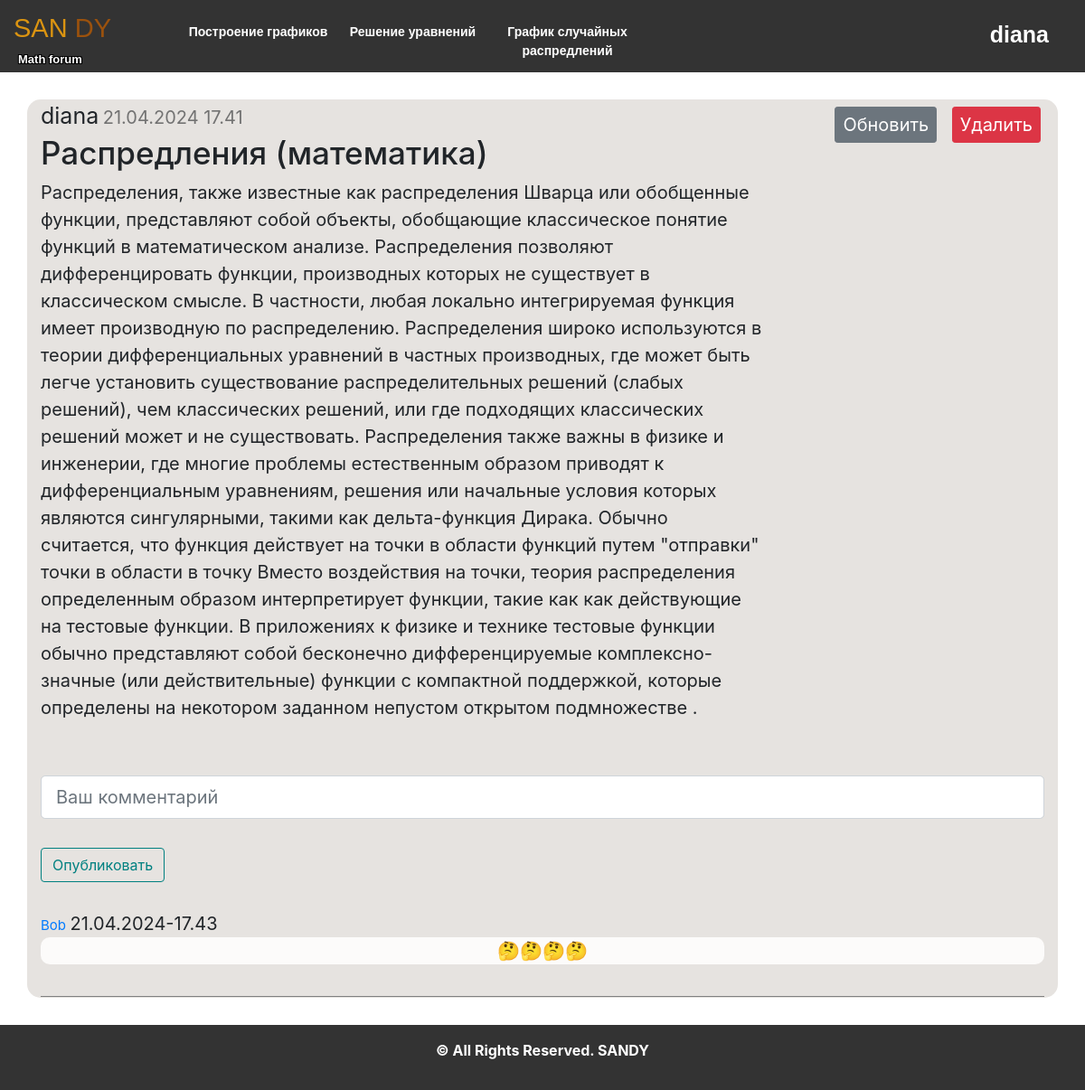
Page /post/1 (signed in) on the committed database.
### data/users.py (models this page shows, shortened)
class User(SqlAlchemyBase, UserMixin, SerializerMixin):
    __tablename__ = 'users'
    id = sqlalchemy.Column(sqlalchemy.Integer, primary_key=True, autoincrement=True)
    username = sqlalchemy.Column(sqlalchemy.String, nullable=True)
    email = sqlalchemy.Column(sqlalchemy.String, index=True, unique=True, nullable=True)
    hashed_password = sqlalchemy.Column(sqlalchemy.String, nullable=True)
    post = orm.relationship("Post", back_populates='user')

### data/post.py (models this page shows, shortened)
class Post(SqlAlchemyBase, SerializerMixin):
    __tablename__ = 'posts'
    id = sqlalchemy.Column(sqlalchemy.Integer, primary_key=True, autoincrement=True)
    team_leader = sqlalchemy.Column(sqlalchemy.Integer, sqlalchemy.ForeignKey("users.id"))
    user = orm.relationship('User')
    title = sqlalchemy.Column(sqlalchemy.String, nullable=True)
    posts = sqlalchemy.Column(sqlalchemy.String, nullable=True)
    views = sqlalchemy.Column(sqlalchemy.Integer, default=0)
    image_post = sqlalchemy.Column(sqlalchemy.String(50), nullable=False, default='default.jpg')
    start_date = sqlalchemy.Column(sqlalchemy.DateTime, default=datetime.datetime.now)

### data/comments.py (models this page shows)
class Comments(SqlAlchemyBase, SerializerMixin):
    __tablename__ = 'comments'
    id = sqlalchemy.Column(sqlalchemy.Integer, primary_key=True, autoincrement=True)
    post_id = sqlalchemy.Column(sqlalchemy.Integer, sqlalchemy.ForeignKey("posts.id"))
    user_id = sqlalchemy.Column(sqlalchemy.Integer, sqlalchemy.ForeignKey("users.id"))
    post = orm.relationship('Post')
    user = orm.relationship('User')
    text_com = sqlalchemy.Column(sqlalchemy.String, nullable=True)
    start_date = sqlalchemy.Column(sqlalchemy.DateTime, default=datetime.datetime.now)

### flask_app.py (the view, shortened to what this page needs)
@app.route('/post/<int:post_id>', methods=['GET', 'POST'])
def look_post(post_id):
    db_sess = db_session.create_session()
    form = Comment()
    comments = db_sess.query(Comments).filter(Comments.post_id == post_id).all()
    post = db_sess.query(Post).filter(Post.id == post_id).first()
    if not post:
        abort(404)
    return render_template('post.html', title=post.title, post=post,
                           form_comment=form, comments=comments) # image_file=image_file,

### forms/post_forms.py
class Comment(FlaskForm):
    text = StringField('Ваш комментарий', validators=[DataRequired()])
    submit = SubmitField('Опубликовать')

### data/db_session.py (called while the page is built)
def create_session() -> Session:
    global __factory
    return __factory()

### flask_app.py (called while the page is built)
@login_manager.user_loader
def load_user(user_id):
    db_sess = db_session.create_session()
    return db_sess.query(User).get(user_id)

### templates/post.html (shortened to what this page needs)
{% extends "base.html" %}
{% block content %}
<form action="" method="post">
<div class="container">
    {% if post.user.id == current_user.id %}
        <div class="right_side">
                        <a class="btn btn-secondary btn-sm m-2"
                           href="{{url_for('edit_post', post_id=post.id)}}">Обновить</a>
                        <a href="{{url_for('delete_post', post_id=post.id)}}"
                           class="btn btn-danger btn-sm m-1"
                           onclick="return confirm('Вы точно хотите удалит этот пост?')">Удалить</a>
        </div>
    {% endif %}
    <div class="ava-time">
        <a id="ava">{{post.user.username}}</a> <a id="time">{{post.start_date.strftime('%d.%m.%Y %H.%M')}}</a>
    </div>
    <center class="text-body">
        <h2 class="article-title" align="left"> {{ post.title|safe }}</h2>
        <p class="article-content" align="left" >{{ post.posts|safe}}</p>
        <img src="{{ url_for('static', filename='img/'  + 'post_images/' + post.image_post) }}" alt=""><br>
    </center>
    <div class="content_comment">
        <form method="POST" action="{{url_for('look_post', post_id=post.id)}}">
            <fieldset class="form-group">
                <div class="form-group">
                    {{ form_comment.text(class="form-control form-control-lg", placeholder="Ваш комментарий") }}
                </div>
            </fieldset>
            <div class="form-group">
                {{ form_comment.submit(class="btn btn-outline-info") }}
            </div>
        </form>
    </div>
    <div class="comment_side">
        {% for item in comments %}
            <div class="single_comment">
                <div class="head_comment">
                    <div class="left_comment_side">
                        <a href="#" id="name-p">{{ item.user.username }}</a>
                        <a class="right_comment_side">{{ item.start_date.strftime('%d.%m.%Y-%H.%M') }}</a>
                    </div>
                </div>
                <div class="body_comment" style="margin-bottom: 35px;">
                    <a>{{ item.text_com }}</a>
                </div>
                <hr />
            </div>
        {% endfor %}
    </div>
</div>
</form>
{% endblock %}

### templates/base.html (shortened to what this page needs)
<!doctype html>
<html lang="en">
  <head>
    <link rel="stylesheet" href="/static/css/style.css">
    <link rel="stylesheet" href="https://cdn.jsdelivr.net/npm/bootstrap-icons@1.11.3/font/bootstrap-icons.min.css">
    <link rel="stylesheet"
          href="https://stackpath.bootstrapcdn.com/bootstrap/4.4.1/css/bootstrap.min.css"
>
    <link href='https://unpkg.com/boxicons@2.1.4/css/boxicons.min.css' rel='stylesheet'>
  </head>
  <body>
    <div id="block-body">
      <header>
        <div class="logo">
          <a href="/" style="text-decoration: none">
            <span class="use">SAN</span>
            <span class="web">DY</span>
          </a>
          <p>Math forum</p>
        </div>
        <div class="top-menu">
          <ul>
            <li><a href="/graf">Построение графиков</a></li>
            <li><a href="/uravn">Решение уравнений</a></li>
            <li><a href="/raspr">График случайных распредлений</a></li>
          </ul>
        </div>
        <div class="block-top-auth">
          {% if current_user.is_authenticated %}
          <a class="nikname" href="/logout" title="log out" >{{ current_user.username }}</a>
          {% else %}
          <p><a href="/register" >Регистрация</a></p>
          <p><a href="/login" >Вход</a></p>
          {% endif %}
        </div>
      </header>
    </div>
    <main>
      {% block content %}
      {% endblock %}
    </main>
    <footer class="page-footer">
      <p><b>© All Rights Reserved. SANDY</b></p>
    </footer>
  </body>
</html>

### static/css/style.css (style rules this page uses)
* { margin: 0; padding: 0; }
body { background-image: url("../img/white-needle.png"); }
#block-body { width: 100%; height: auto; }
header { width: screen width; height: 80px; background-color: #333; }
.logo { width: 200px; float: left; height: 80px; }
.logo a { display: block; margin-left: 15px; margin-top: 10px; font-family: "Exo2-Bold", sans-serif; font-size: 29px; color: #b2aeb2; text-decoration: none; cursor: pointer; }
.use { color: #db9411; }
.web { color: hsl(29, 85%, 33%); }
.logo p { margin-left: 20px; margin-top: 2px; margin-bottom: 5px; font-family: "Exo2-Medium", sans-serif; font-size: 13px; color: white; font-weight: 800; text-shadow: -1px -1px 0 #000, 1px -1px 0 #000, -1px 1px 0 #000, 1px 1px 0 #000; }
.top-menu { width: screen width; height: 80px; float: left; }
.top-menu ul li { list-style: none; float: left; text-align: center; }
.top-menu ul li a { display: block; width: 171px; text-decoration: none; font-family: "Exo2-Medium", sans-serif; font-size: 14px; color: white; height: 80px; padding-top: 25px; cursor: pointer; font-weight: 550; border-radius: 20px; }
.block-top-auth { width: 100px; float: right; margin-right: 40px; height: 80px; }
.block-top-auth a { text-decoration: none; color: white; font-family: "Exo2-Medium", sans-serif; font-size: 15px; font-weight: 700; text-decoration: underline; cursor: pointer; }
.block-top-auth .nikname { font-size: 25px; text-decoration: none; margin-top: 20px; float: right; }
.page-footer { padding: 1rem; background: #333; color: #fff; text-align: center; }
body { display: flex; flex-direction: column; }
html, body { min-height: 100vh; }
main { flex-grow: 1; }
footer { flex-grow: 0; }
.container { margin: 30px; border: 10px; background-color: #e6e3e0; border-radius: 15px; }
.right_side { float: right; }
.ava-time { text-align: left; }
.ava-time #time { color: #727272; }
.ava-time #ava { font-size: 25px; }
.text-body { max-width: 800px; text-align: left; }
.text-body h2 { font-size: 35px; }
.text-body p { font-size: 20px; }
.right_comment_side { font-size: 12px; }
#name-p { font-size: 15px; }
.body_comment { background-color: #fcfbfa; border-radius: 10px; text-align: center; }
.form-control { margin-bottom: 0px; }
.form-group .btn { margin-top: 0%; margin-bottom: 15px; }
.content_comment { margin-top: 20px; }
.content_comment .form-group .btn { color: teal; border-color: teal; }
.container hr { display: block; height: 1px; border: 0; border-top: 1px solid grey; margin: 1em 0; padding: 0; }
.container a { font-size: 20px; margin-bottom: 15px; }

### rows in the picture
User: username "diana", user.username "diana"
Post: start_date "21.04.2024 17.41", title "Распредления (математика)", posts "Распределения, также известные как распределения Шварца или обобщенные функции, представляют собой объекты, обобщающие классическое понятие функций в математическом анализе. Распределения позволяют дифференцировать функции, производных которых не существует в классическом смысле. В частности, любая локально интегрируемая функция имеет производную по распределению. Распределения широко используются в теории дифференциальных уравнений в частных производных, где может быть легче установить существование распределительных решений (слабых решений), чем классических решений, или где подходящих классических решений может и не существовать. Распределения также важны в физике и инженерии, где многие…"
Comments: user.username "Bob", start_date "21.04.2024-17.43", text_com "🤔🤔🤔🤔"
